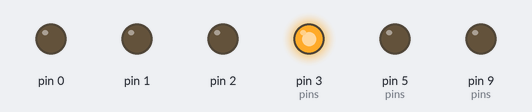
Bench run of a sketch on a simulated Arduino Uno, built with avr-gcc and run on an emulated ATmega328P. On the bench: output pins drawn as LEDs (lit = HIGH).

Above: at 0.2 s.
At 1.2 s:
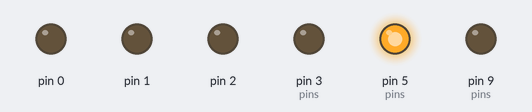
At 2.2 s:
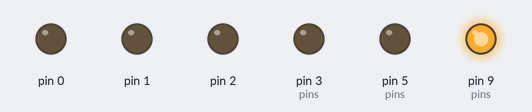
At 5.7 s:
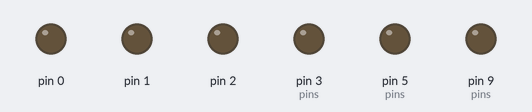
Timing chart, 0 to 6.9 s (numbered marks = the images above):
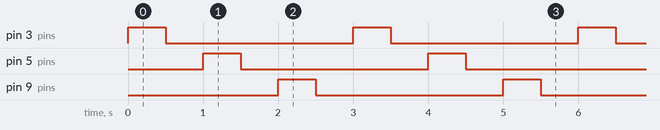

The sketch:

RGB_LED_Tester.ino
```cpp
/*
 * This script is used to test RGB LED.
 */

// Defining pins that are connected to LED
#define R 3
#define G 5
#define B 9

// Creating pins array, so that it's easier to iterate over them
byte pins[3] = {R, G, B};

void setup() {
  // Defining all LED pins as outputs
  for(int i = 0; i < 3; i++) {
    pinMode(i, OUTPUT);
  }
}

void loop() {
  // Printing out position and pin nr at the position. Then turn that pin high, wait for haf a second and turn it low again
  // Iterates over the array, so in one loop turns all LEDs high and low
  for(int i = 0; i < 3; i++) {
    Serial.print("i = ");
    Serial.print(i);
    Serial.print("pin = ");
    Serial.println(pins[i]);
    analogWrite(pins[i], 255);
    delay(500);
    analogWrite(pins[i], 0);
    delay(500);
  }
}
```

Measured:
- by itself, pin 3 (pins), pin 5 (pins), pin 9 (pins): alternates HIGH for 0.50 s and LOW for 2.5 s
